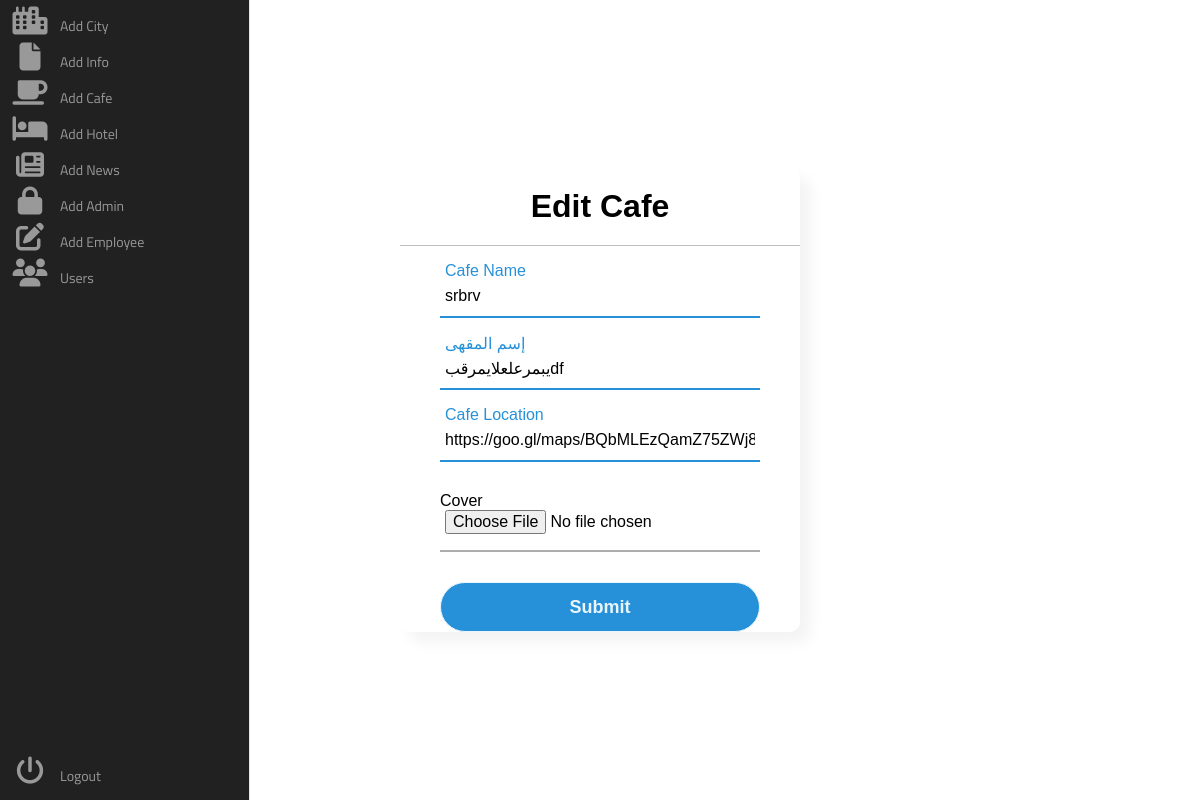
The page /admin/edit_cafe.php?id=2 on the database its author committed.
### tables this page shows
CREATE TABLE `cafe` (
  `cafe_id` int(255) NOT NULL,
  `cafe_name` varchar(255) NOT NULL,
  `cafe_name_ar` varchar(255) NOT NULL,
  `cafe_location` varchar(255) NOT NULL,
  `cafe_img` varchar(255) NOT NULL,
  `cafe_city_id` tinyint(255) NOT NULL
);

### admin/edit_cafe.php (the view, shortened to what this page needs)
<?php
include '../config.php';
?>
<!DOCTYPE html>
<html lang="en">
<head>
        <link rel="stylesheet" href="style/add_city.css">
    </head>
    <body>
        <?php
        if(isset($_GET['id']))
        {
            $city_id = $_GET['id'];
            $cities = "SELECT * FROM cafe WHERE cafe_id='$city_id'";
            $cities_run = mysqli_query($conn, $cities);
            if(mysqli_num_rows($cities_run) > 0)
            {
                foreach($cities_run as $city)
                {
        ?>
    <div class="area"></div><nav class="main-menu">
    <ul>
                <li>
                    <a href="city.php">
                        <i class="fa fa-city fa-2x"></i>
                        <span class="nav-text">
                           Add City
                        </span>
                    </a>
                </li>
                <li class="has-subnav">
                    <a href="info.php">
                        <i class="fa fa-file fa-2x"></i>
                        <span class="nav-text">
                            Add Info
                        </span>
                    </a>
                </li>
                <li class="has-subnav">
                    <a href="cafes.php">
                       <i class="fa fa-mug-saucer fa-2x"></i>
                        <span class="nav-text">
                            Add Cafe
                        </span>
                    </a>
                </li>
                <li class="has-subnav">
                    <a href="hotels.php">
                       <i class="fa fa-hotel fa-2x"></i>
                        <span class="nav-text">
                            Add Hotel
                        </span>
                    </a>
                </li>
                <li>
                    <a href="news.php">
                        <i class="fa fa-newspaper fa-2x"></i>
                        <span class="nav-text">
                            Add News
                        </span>
                    </a>
                </li>
                <li>
                    <a href="admin.php">
                        <i class="fa fa-lock fa-2x"></i>
                        <span class="nav-text">
                           Add Admin
                        </span>
                    </a>
                </li>
                <li>
                   <a href="employee.php">
                       <i class="fa fa-pen-to-square fa-2x"></i>
                        <span class="nav-text">
                            Add Employee
                        </span>
                    </a>
                </li>
                <li>
                   <a href="users.php">
                        <i class="fa fa-users fa-2x"></i>
                        <span class="nav-text">
                            Users
                        </span>
                    </a>
                </li>
            </ul>
            <ul class="logout">
                <li>
                   <a href="#">
                         <i class="fa fa-power-off fa-2x"></i>
                        <span class="nav-text">
                            Logout
                        </span>
                    </a>
                </li>
            </ul>
        </nav>
        <div class="center">
        <h1>Edit Cafe</h1>
        <form action="" method="post" enctype="multipart/form-data">
            <div class="txt_field">
                <input type="text" name="cafe_name" value="<?php echo $city['cafe_name'];?>" required>
                <label>Cafe Name</label>
            </div>
            <div class="txt_field">
                <input type="text" name="cafe_name_ar" value="<?php echo $city['cafe_name_ar'];?>" required>
                <label>إسم المقهى</label>
            </div>
            <div class="txt_field">
                <input type="text" name="cafe_location" value="<?php echo $city['cafe_location'];?>" required>
                <label>Cafe Location</label>
            </div>
            <div class="txt_field">
                <p>Cover</p>
                <input type="file" name="image" value="<?php echo $city['cafe_img'];?>" accept="image/jpg, image/jpeg, image/png">
            </div>
            <input type="submit" name="submit" value="Submit" class="btn">
        </form>
    </div>
    <?php
    }
}
}
    ?>
    </body>
</html>

### admin/style/add_city.css (style rules this page uses)
.fa-2x { font-size: 2em; }
.fa { position: relative; display: table-cell; width: 60px; height: 36px; text-align: center; vertical-align: middle; font-size:20px; }
.main-menu { background:#212121; border-right:1px solid #e5e5e5; position:absolute; top:0; bottom:0; height:100%; left:0; width:60px; overflow:hidden; -webkit-transition:width .05s linear; transition:width .05s linear; -webkit-transform:translateZ(0) scale(1,1); z-index:1000; }
.main-menu>ul { margin:7px 0; }
.main-menu li { position:relative; display:block; width:250px; }
.main-menu li>a { position:relative; display:table; border-collapse:collapse; border-spacing:0; color:#999; font-family: arial; font-size: 14px; text-decoration:none; -webkit-transform:translateZ(0) scale(1,1); -webkit-transition:all .1s linear; transition:all .1s linear; }
.main-menu .nav-text { position:relative; display:table-cell; vertical-align:middle; width:190px; font-family: 'Titillium Web', sans-serif; }
.main-menu>ul.logout { position:absolute; left:0; bottom:0; }
nav { -webkit-user-select:none; -moz-user-select:none; -ms-user-select:none; -o-user-select:none; user-select:none; }
nav ul,nav li { outline:0; margin:0; padding:0; }
* { margin: 0; padding: 0; box-sizing: border-box; font-family: "Poppins", sans-serif; }
body { margin: 0; padding: 0; }
.center { position: absolute; top: 50%; left: 50%; transform: translate(-50%, -50%); width: 400px; background: white; border-radius: 10px; box-shadow: 10px 10px 15px rgba(0,0,0,0.05); }
.center h1 { text-align: center; padding: 20px 0; border-bottom: 1px solid silver; }
.center form { padding: 0 40px; box-sizing: border-box; }
form .txt_field { position: relative; border-bottom: 2px solid #adadad; margin: 30px 0; }
.txt_field input { width: 100%; padding: 0 5px; height: 40px; font-size: 16px; border: none; background: none; outline: none; }
.txt_field label { position: absolute; top: 50%; left: 5px; color: #adadad; transform: translateY(-50%); font-size: 16px; pointer-events: none; transition: .5s; }
.txt_field input:focus ~ label, .txt_field input:valid ~ label { top: -5px; color: #2691d9; }
input[type="submit"] { width: 100%; height: 50px; border: 1px solid; background: #2691d9; border-radius: 25px; font-size: 18px; color: #e9f4fb; font-weight: 700; cursor: pointer; outline: none; }

### rows shown on the page
cafe: cafe_name "srbrv", cafe_name_ar "يبمرعلعلايمرقبdf", cafe_location "https://goo.gl/maps/BQbMLEzQamZ75ZWj8"
